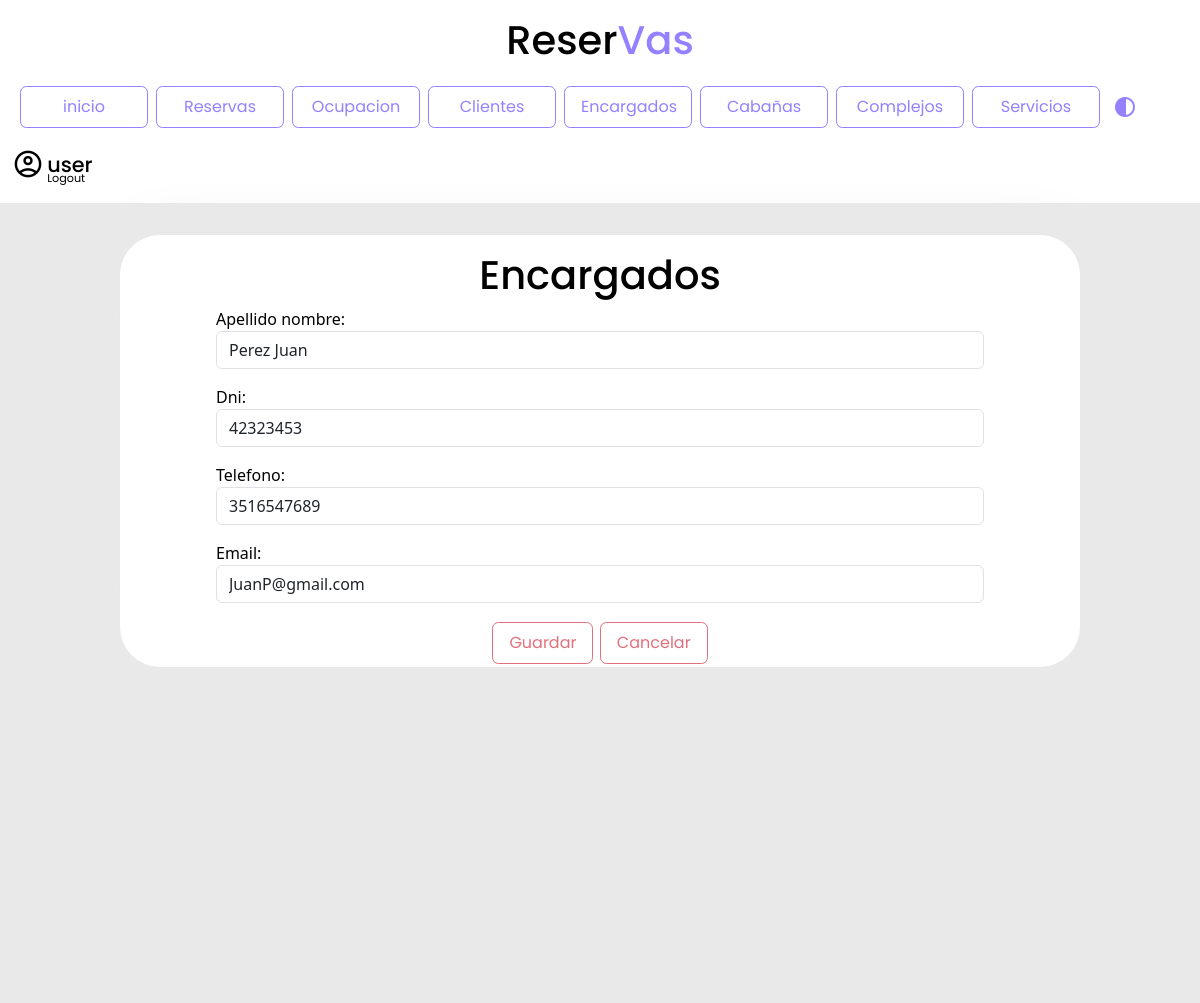
The app's page /encargados/encargadoModif/1/ (signed in) with its own data.
### reservas/models.py (models this page shows, shortened)
class Encargado(models.Model):
    dni = models.IntegerField()
    apellido_nombre = models.CharField(max_length=100)
    telefono = models.CharField(max_length=30)
    email = models.CharField(max_length=50, default="user@gmail.com")

### reservas/views.py (the view)
# urls.py: path('encargados/encargadoModif/<int:pk>/', views.modif_encargado.as_view(), name='modif_encargado'),
class modif_encargado(LoginRequiredMixin, UpdateView):
    login_url = '/login/'
    model = Encargado
    form_class = formEncargado
    template_name = 'form_encargado.html'
    success_url = reverse_lazy('lista_encargados')

### reservas/forms.py
class formEncargado(forms.ModelForm):
    class Meta:
        model = Encargado
        fields = ('apellido_nombre','dni', 'telefono', 'email')
        widgets = {
            'apellido_nombre': forms.TextInput(attrs={'class': 'form-control' , 'placeholder': 'Ingrese su Nombre y Apellido'}),
            'dni': forms.NumberInput(attrs={'class': 'form-control' , 'placeholder': 'ingrese su DNI'} ),
            'telefono': forms.NumberInput(attrs={'class': 'form-control' , 'placeholder': 'Ingrese su Número Telefónico'}),
            'email': forms.EmailInput(attrs={'class': 'form-control' , 'placeholder': 'Ingrese su Correo Electrónico'}),
        }

### reservas/templates/form_encargado.html (shortened to what this page needs)
{% include 'navbar.html' %}
{% load static %}
{% block content %}
<div class="contenedorForm">
    <div class="formulario">
        <div class="row">
            <h1 >Encargados</h1>
            <form method="post" enctype="multipart/form-data">
                {{form.as_p}}
                <div class="contenedorBotones">
                    <button class="botonSecundario" type="submit">Guardar</button>
                    <a class="botonSecundario" href="{% url 'lista_encargados' %}">Cancelar</a>
                </div>
            </form>
        </div>
    </div>
</div>
{% endblock %}

### reservas/templates/navbar.html (shortened to what this page needs)
{% extends 'base.html' %}
{% load static %}
{% block content %}
<header>
    <h1>Reser<span>Vas</span></h1>
</header>
<nav class="navbar navbar-expand-lg">
    <div class="container-fluid">
        <div class="navbar collapse navbar-collapse" id="navbarSupportedContent" >
            <ul class="navbar-nav me-auto mb-2 mb-lg-0">
                <li class="nav-item">
                    <a class="botonPrimario" href="/">inicio</a>
                </li>
                <li class="nav-item">
                    <a class="botonPrimario" href="/reservas">Reservas</a>
                </li>
                <li class="nav-item">
                    <a class="botonPrimario" href="{% url 'cabanias_disponibles' %}">Ocupacion</a>
                </li>
                <li class="nav-item">
                    <a class="botonPrimario" href="/clientes">Clientes</a>
                </li>
                <li class="nav-item">
                    <a class="botonPrimario" href="/encargados">Encargados</a>
                </li>
                <li class="nav-item">
                    <a class="botonPrimario" href="/cabanias">Cabañas</a>
                </li>
                <li class="nav-item">
                    <a class="botonPrimario" href="/complejos">Complejos</a>
                </li>
                <li class="nav-item">
                    <a class="botonPrimario"  href="/servicios">Servicios</a>
                </li>
                <button type="button" class="btn dark-mode">
                    <span class="material-symbols-outlined" id="botonDarkMode">
                    </span>
                </button>
            </ul>
            <div class="contenedorUsuario">
                <span class="material-symbols-outlined">
                </span>
                <div>
                    {% if request.user.is_authenticated %}
                    <h4 class="user">{{ request.user.username }}</h4>
                    <a href="/logout/">Logout</a>
                    {% else %}
                    <a href="/login/">Login</a>
                    {% endif %}
                </div>
            </div>
        </div>
    </div>
</nav>
{% endblock %}

### reservas/static/css/general.css (style rules this page uses)
:root { --font-family: 'poppins' sans-serif ; --color-primary: #9381ff; --color-danger: #e16f7c; --color-white: #fff; --color-dark: #000; --color-cyan: #51D6FF; --color-Terciary:#ff8811; --color-dark-variant: #E8F1F2; --color-background: #e9e9e9; --card-border-radius: 2rem; --border-radius-1: 0.4rem; --border-radius-2: 1.2rem; --card-padding: 1.8rem; --padding-1: 1.2rem; --box-shadow: 0 1rem 2rem var(--color-light); --bs-emphasis-color:var(--color-danger); --bs-table-striped-color:var(--color-dark-variant) }
html, body { margin: 0; padding: 0; height: 100%; width: 100%; background-color: var(--color-background); }
.detalle h1,h3,h4,p { color: var(--color-dark); }
.navbar { background-color: var(--color-white); display: flex; margin: auto; }
.navbar a.botonPrimario { justify-content: center; width: 8rem; }
header { position: relative; background-color:var(--color-white); height: 4rem; font-family: 'poppins', sans-serif; text-align: center; }
header h1 { color: var(--color-dark); background-color: var(--color-white); position: relative; top: 1rem; }
header span { color: var(--color-primary); transition: ease .8s; }
.botonPrimario { padding: 1rem; font-family: 'poppins', sans-serif; font-size: 1rem; font-weight:400; line-height: 0.5; margin-left:0.5rem; margin-top:0.4rem ; display: inline-block; text-align: center; text-decoration: none; vertical-align: middle; cursor: pointer; border: 0.1rem solid var(--color-primary); border-radius: var(--border-radius-1); background-color: var(--color-white); user-select: none; transition:ease-in-out 0.35s all; width: 10rem; text-decoration: none; color: var(--color-primary); }
.botonSecundario { padding: 1rem; margin:0.2rem; font-family: 'poppins', sans-serif; font-size: 1rem; font-weight:400; line-height: 0.5; display: inline-block; text-align: center; text-decoration: none; vertical-align: middle; cursor: pointer; border: 0.1rem solid #e16f7c; border-radius: var(--border-radius-1); background-color: transparent; user-select: none; transition:ease-in-out 0.35s all; text-decoration: none; color: #e16f7c; }
.contenedorForm { height: 100%; width: 100%; background-color: var(--color-background); }
.formulario { position: relative; top: 2rem; width: 80%; margin: auto; background-color: var(--color-white); border-radius: 2.5rem; box-shadow: 0.05rem 0.05rem 4rem var(--color-background); }
p { width: 80%; margin: auto; }
.formulario h1 { color: var(--color-dark); font-family: 'poppins', sans-serif; text-align: center; margin-top: 1rem; }
.contenedorBotones { width: 100%; margin: auto; top: 0; display: flex; justify-content: center; }
label { color: var(--color-dark); display: inline-block; width: 150px; }
.contenedorUsuario { color: var(--color-dark); display: flex; flex-direction: row; transition: ease .8s; margin-right: 3rem; margin-top: 1rem; font-family: 'poppins', sans-serif; background-color: transparent; }
.contenedorUsuario span { margin-right: .2rem; font-size: 2rem; background-color: transparent; transition: ease .5s; }
.contenedorUsuario h4 { font-size: 1.3rem; margin-top: .3rem; transition: ease .5s; }
.contenedorUsuario div { display: flex; flex-direction: column; }
.contenedorUsuario div a { text-decoration: none; color: var(--color-dark); transition: ease .8s; margin-top: -1rem; font-size: .7rem; }
#botonDarkMode { color: var(--color-primary); margin-top: .5rem; }
a:link, a:visited, a:active { text-decoration: none; }

### records on screen
Encargado: apellido_nombre "Perez Juan", dni "42323453", telefono "3516547689", email "JuanP@gmail.com"

### other values on screen
{{ request.user.username }} "user"
